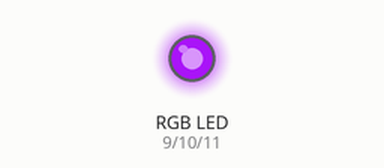
Bench run of a sketch on a simulated Arduino Uno, built with avr-gcc and run on an emulated ATmega328P. Shown: an RGB LED mixed from three pins (HIGH = lit). Dim RGB values are drawn brighter than linear; random numbers use the default seed unless the sketch sets one.

Above: at 0.1 s.
At 4.6 s:
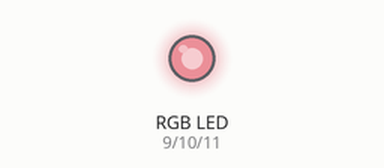
At 9.6 s:
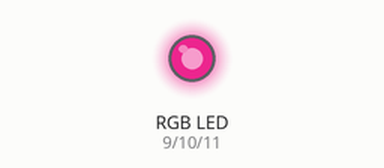
At 19.1 s:
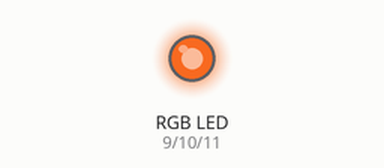
At 28.6 s:
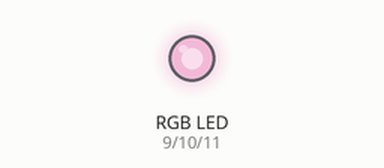
At 39.1 s:
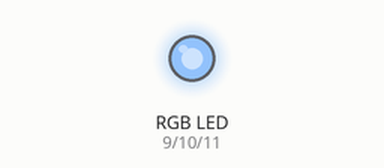
Timing chart, 0 to 40.0 s (numbered marks = the images above):
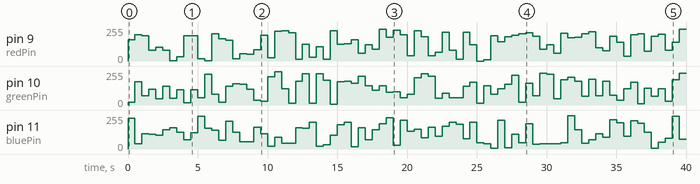

The sketch:

rgb_led.ino
```cpp
//Variables
int redPin = 9;
int greenPin = 10;
int bluePin = 11;


void setup() {
  // put your setup code here, to run once:
  pinMode(redPin, OUTPUT);
  pinMode(greenPin, OUTPUT);
  pinMode(bluePin, OUTPUT);
}

void loop() {
  // put your main code here, to run repeatedly:
  colorRGB(random(0,255), random(0,255), random(0,255));
  delay(500);
}

void colorRGB(int red, int green, int blue){
  analogWrite(redPin,constrain(red,0,255));
  analogWrite(greenPin,constrain(green,0,255));
  analogWrite(bluePin,constrain(blue,0,255));

}
```

Measured:
- by itself, pin 9 (redPin): 0/255 → 158/255 at 0.00 s, → 197/255 0.50 s later, → 188/255 0.50 s later, → 80/255 0.50 s later, … (80 changes in this stretch)
- by itself, pin 10 (greenPin): 0/255 → 19/255 at 0.00 s, → 175/255 0.50 s later, → 68/255 0.50 s later, → 120/255 0.50 s later, … (80 changes in this stretch)
